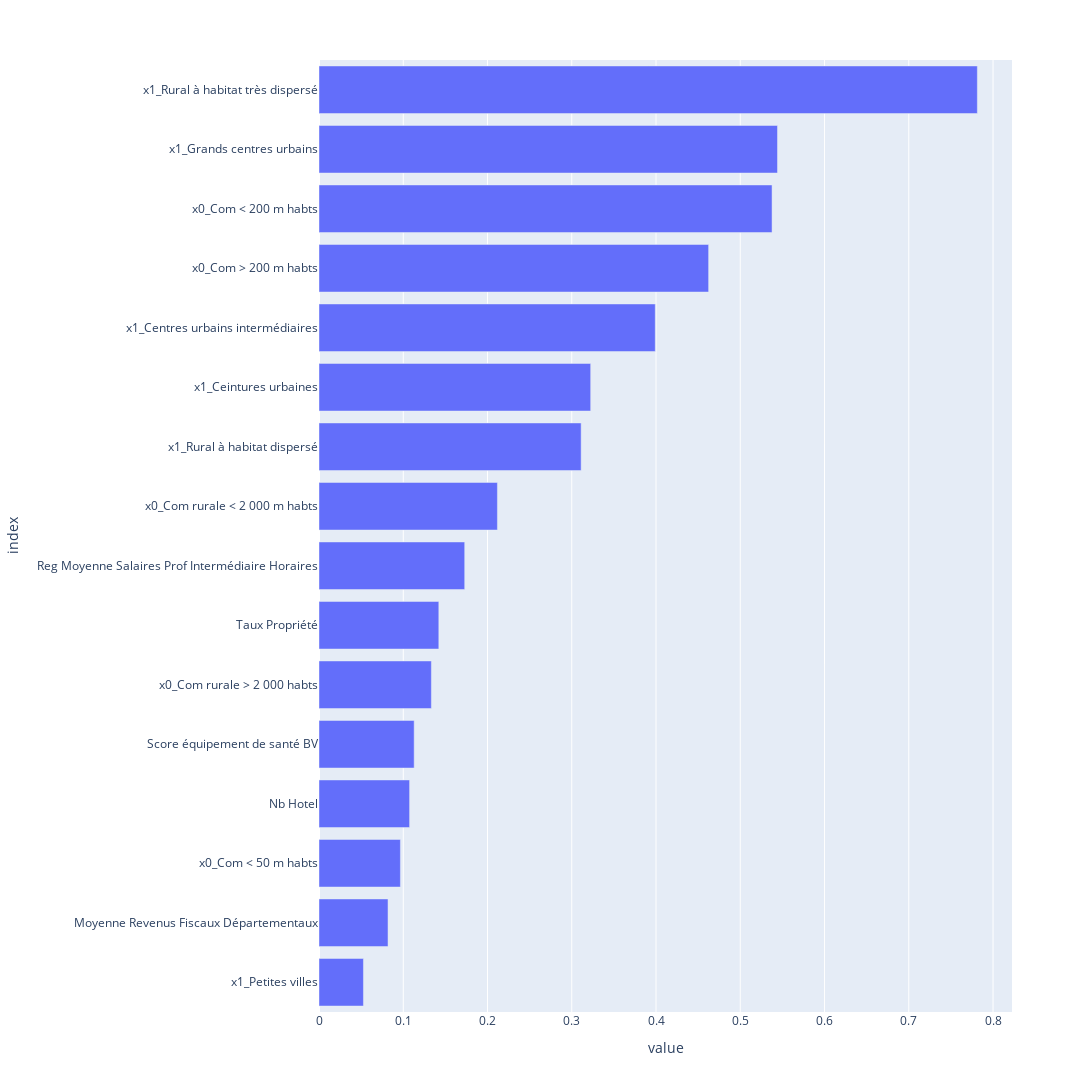

The cell this chart's notebook holds for it:
### Code cell
column_names = []
for name, pipeline, features_list in preprocessor.transformers_: # loop over pipelines
    if name == 'num': # if pipeline is for numeric variables
        features = features_list # just get the names of columns to which it has been applied
    else: # if pipeline is for categorical variables
        features = pipeline.named_steps['encoder'].get_feature_names_out() # get output columns names from OneHotEncoder
    column_names.extend(features) # concatenate features names
        
print("Names of columns corresponding to each coefficient: ", column_names)

# Create a pandas DataFrame
coefs = pd.DataFrame(index = column_names, data = model.coef_.transpose(), columns=["coefficients"])
coefs

# Compute abs() and sort values
feature_importance = abs(coefs).sort_values(by = 'coefficients')
feature_importance

# Plot coefficients
fig = px.bar(feature_importance, orientation = 'h')
fig.update_layout(showlegend = False, 
                  margin = {'l': 120} # to avoid cropping of column names
                 )

fig.update_layout(height=2400, width=1600)

fig.show()

### Figure 1 — Plotly figure (JSON) as saved in the notebook; plotly's stock layout.template omitted (floating-point values rounded to 4 significant figures)
{"data": [{"alignmentgroup": "True", "hovertemplate": "variable=coefficients<br>value=%{x}<br>index=%{y}<extra></extra>", "legendgroup": "coefficients", "marker": {"color": "#636efa", "pattern": {"shape": ""}}, "name": "coefficients", "offsetgroup": "coefficients", "orientation": "h", "showlegend": true, "textposition": "auto", "type": "bar", "x": [0.05274, 0.08193, 0.09662, 0.1075, 0.1129, 0.1334, 0.1422, 0.1729, 0.2118, 0.3111, 0.3224, 0.3991, 0.4625, 0.5377, 0.5442, 0.7814], "xaxis": "x", "y": ["x1_Petites villes", "Moyenne Revenus Fiscaux Départementaux", "x0_Com < 50 m habts", "Nb Hotel", "Score équipement de santé BV", "x0_Com rurale > 2 000 habts", "Taux Propriété", "Reg Moyenne Salaires Prof Intermédiaire Horaires", "x0_Com rurale < 2 000 m habts", "x1_Rural à habitat dispersé", "x1_Ceintures urbaines", "x1_Centres urbains intermédiaires", "x0_Com > 200 m habts", "x0_Com < 200 m habts", "x1_Grands centres urbains", "x1_Rural à habitat très dispersé"], "yaxis": "y"}], "layout": {"barmode": "relative", "height": 2400, "legend": {"title": {"text": "variable"}, "tracegroupgap": 0}, "margin": {"l": 120, "t": 60}, "showlegend": false, "width": 1600, "xaxis": {"anchor": "y", "domain": [0, 1], "title": {"text": "value"}}, "yaxis": {"anchor": "x", "domain": [0, 1], "title": {"text": "index"}}}}
